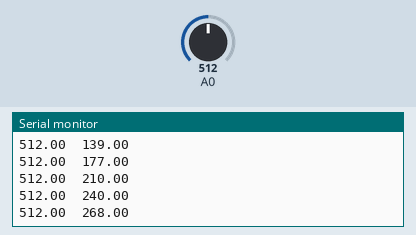
Bench run of a sketch on a simulated Arduino Uno, built with avr-gcc and run on an emulated ATmega328P. On the bench: the last lines printed to the serial monitor. The test bench sets the inputs (shaded band); at power-on: A0 = 512.

Above: at 1.2 s.
1.3 s: A0 set to 716
At 1.58 s:
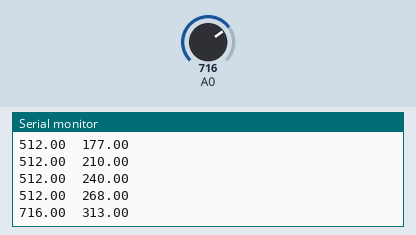
2.8 s: A0 set to 900
At 2.84 s:
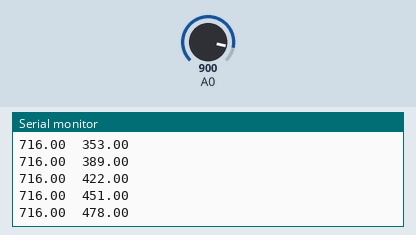
Timing chart, 0 to 5.8 s (numbered marks = the images above; inputs shaded):
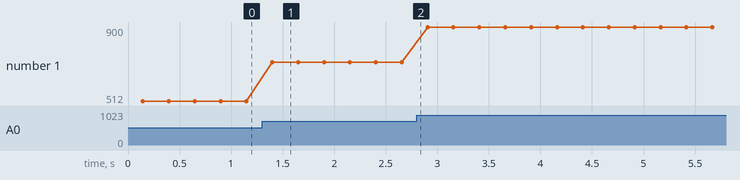

The sketch:

AnalogReadSerial.ino
```cpp
void setup()
{

  Serial.begin(9600);

  float A1    = 0;
  float A2    = 0;
  float saida = 0;

  Serial.println("---------------------------");
  Serial.println("Estabilização Potenciometro");
  Serial.println("---------------------------");
  Serial.println();

}

void loop()
{

  float fator1 = 0.1;
  float fator2 = 0.9;

  // primeira leitura
  //---------------------------------------

  int entrada  = analogRead(A0);
  float A1     = entrada * fator1;
  float saida  = A1;
  float atraso = A1;
  float A2     = atraso * fator2;
  saida        = A1 + A2;

  //Serial.print("entrada1: ");
  //Serial.print(entrada);
  //Serial.print("\t");

  //Serial.print("A1: ");
  Serial.print((float)A1,1);
  Serial.print("\t");

  //Serial.print("A2: ");
  Serial.print((float)A2,1);
  Serial.print("\t");

  //Serial.print("Saida1: ");
  Serial.println((float)saida,1);

  delay(100);


  // segunda leitura
  //---------------------------------------
  while(true)
  {

    float entrada2 = analogRead(A0);
    float A1_p     = entrada2 * fator1;
    float A2_p     = saida * fator2;
    saida          = A1_p + A2_p;

    //---------------------------------------

    //Serial.print("entrada2: ");
    Serial.print(entrada2);
    Serial.print("\t");

    //Serial.print("Saida2: ");
    Serial.println(ceil((float)saida),2);

    delay(250);   }

}
```

Measured:
- after the input at 1.3 s, the serial monitor: prints a new line after 0.10 s (image 1)
- plotted number 1: 512 → 716 after the input at 1.3 s, 716 → 900 after the input at 2.8 s
